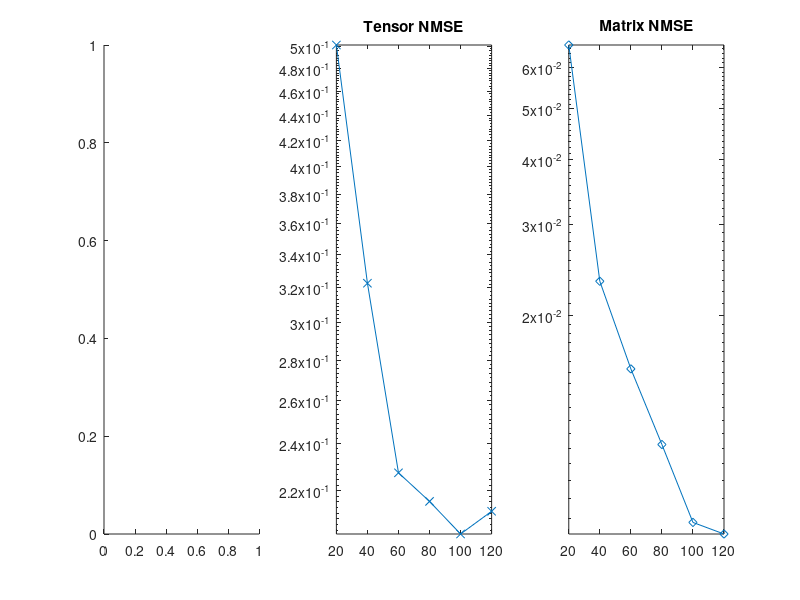

Here is the MATLAB script that generated this plot: (Note: this script raises an error after producing the figure.)
%% Set data for comparison experiments: 10 10 10 5 3 3

r_vals = [20 40 60 80 100 120];

Jerror = [0.5010 0.3227 0.2274 0.2157 0.2031 0.2118];

Ferror = [0.0664 0.0233 0.0158 0.0113 0.0080 0.0076];

Acc_drops_CMTF_PT2 = [13.41 2.81 1.24 0.97 1.06 0.97];

Acc_drops_CTD_BIAS = 91.52 - [52.77 85.03 86.71 88.34 87.32 89.17];

acc_drop_no = [12 6.2 5.9 5.6 3.8 3.4];

acc_drop_ft = [10 2.3 2.28 2.25 1.5 1.45];

Comp_ratio = [4 8 12 16 20 24];

%% Plot figures

%% Subplot of accuracy drop, tensor NMSE and matrix NMSE

subplot(1,3,2);

semilogy(r_vals, Jerror, '-x')

title("Tensor NMSE")

yticks([ 0.2 0.22 0.24 0.26 0.28 0.3 0.32 0.34 0.36 0.38 0.4 0.42 0.44 0.46 0.48 0.5 0.52])
ylim([0.2031 0.5010])

subplot(1,3,3);
semilogy(r_vals, Ferror, '-d')

title("Matrix NMSE")

yticks([0.02 0.03 0.04 0.05 0.06])
ylim([0.0076 0.0664])

subplot(1,3,1);
semilogy(r_vals, Acc_drops, '-o')

title("Accuracy drop")

yticks([0.97 1.45 5 10 100])
ylim([0.8 13.41])
hold on
semilogy(r_vals, acc_drop_no, '-o')
semilogy(r_vals, acc_drop_ft, '--o')

legend("2 layers, no FT", "1 layer, no FT", "1 layer, FT")

hold off

%% Only accuracy drop: First plot

figure

semilogy(r_vals, Acc_drops_CMTF_PT2, '-o')

ylabel("Accuracy drop (%)", 'FontSize', 16)
xlabel("Flexibele neuronen per laag (FN)", 'FontSize', 16)

ax = gca;
ax.FontSize = 16;

yticks([0.97 1.45 5 10 100])
ylim([0.8 13.41])
hold on
semilogy(r_vals, Acc_drops_CTD_BIAS, '-o')

semilogy(r_vals, acc_drop_no, '-o')
semilogy(r_vals, acc_drop_ft, '--o')

legend("CMTF-PT2", "CTD-BIAS", "1 laag, geen FT", "1 laag, FT")

hold off
%% Set data for second comparision plot: 3 3 3 3 3 3

r_vals = [20 40 60 80 100 120];

Jerror = [0.5010 0.3227 0.2274 0.2157 0.2031 0.2118];

Ferror = [0.0664 0.0233 0.0158 0.0113 0.0080 0.0076];

Acc_drops_CMTF_PT2 = 91.52 - [75.22 88.34 90.05 90.23 90.27 89.67];

Acc_drops_CTD_BIAS = 91.52 - [50.60 84.80 85.92 87.92 88.78 89.05];

acc_drop_no = [12 6.2 5.9 5.6 3.8 3.4];

acc_drop_ft = [10 2.3 2.28 2.25 1.5 1.45];

%% Plot second comparison plot

figure

semilogy(r_vals, Acc_drops_CMTF_PT2, '-o')

ylabel("Accuracy drop (%)", 'FontSize', 16)
xlabel("Flexibele neuronen per laag (FN)", 'FontSize', 16)

ax = gca;
ax.FontSize = 16;

yticks([1.25 1.45 5 10 100])
ylim([0.8 13.41])
hold on
semilogy(r_vals, Acc_drops_CTD_BIAS, '-o')

semilogy(r_vals, acc_drop_no, '-o')
semilogy(r_vals, acc_drop_ft, '--o')

legend("CMTF-PT2", "CTD-BIAS", "1 laag, geen FT", "1 laag, FT")

hold off

%% Only accuracy drop

figure

semilogy(r_vals, Acc_drops_CMTF_PT2, '-o')

ylabel("Accuracy drop (%)", 'FontSize', 16)
xlabel("Flexibele neuronen per laag (FN)", 'FontSize', 16)

ax = gca;
ax.FontSize = 16;

yticks([0.97 1.45 5 10 100])
ylim([0.8 13.41])
hold on
semilogy(r_vals, Acc_drops_CTD_BIAS, '-o')

semilogy(r_vals, acc_drop_no, '-o')
semilogy(r_vals, acc_drop_ft, '--o')

legend("CMTF-PT2", "CTD-BIAS", "1 laag, geen FT", "1 laag, FT")

hold off

%% Compression ratio for 2 layers vs 1 layer

figure

semilogy(r_vals, 100 - Comp_ratio, '--*')
ax = gca;
ax.FontSize = 16;
ylabel("Comprimerings ratio (%)")
xlabel("Flexibele neuronen per laag", 'FontSize', 16)


%% Plots for checking effects of changing number of nodes per layer

x_values = [40 60 80 100];

% CTD-BIAS

% Data for r1 = 40

AccD_CTD_BIAS_40_1 = 91.52 - [84.74 87.30 86.07 86.11];
AccD_CTD_BIAS_40_2 = 91.52 - [84.88 85.48 86.03 86.98];
AccD_CTD_BIAS_40_3 = 91.52 - [85.13 86.03 85.90 87.09];

Jerror_CTD_BIAS_40_1 = [0.2556 0.2208 0.2022 0.1969];
Jerror_CTD_BIAS_40_2 = [0.2573 0.2202 0.2009 0.1928];
Jerror_CTD_BIAS_40_3 = [0.2546 0.2161 0.2004 0.1956];

Ferror_CTD_BIAS_40_1 = [0.0394 0.0284 0.0233 0.0209];
Ferror_CTD_BIAS_40_2 = [0.0398 0.0293 0.0214 0.0190];
Ferror_CTD_BIAS_40_3 = [0.0388 0.0263 0.0228 0.0200];

AccD_CTD_BIAS_40_avg = mean([AccD_CTD_BIAS_40_1; ...
    AccD_CTD_BIAS_40_2; ...
    AccD_CTD_BIAS_40_3]);

Jerror_CTD_BIAS_40_avg = mean([Jerror_CTD_BIAS_40_1; ...
    Jerror_CTD_BIAS_40_2; ...
    Jerror_CTD_BIAS_40_3]);

Ferror_CTD_BIAS_40_avg = mean([Ferror_CTD_BIAS_40_1; ...
    Ferror_CTD_BIAS_40_2; ...
    Ferror_CTD_BIAS_40_3]);

% Data for r1 = 60

AccD_CTD_BIAS_60_1 = 91.52 - [85.74 88.01 87.34 89.11];
AccD_CTD_BIAS_60_2 = 91.52 - [85.40 85.98 87.17 88.11];
AccD_CTD_BIAS_60_3 = 91.52 - [86.48 86.17 86.57 87.50];

Jerror_CTD_BIAS_60_1 = [0.2476 0.2149 0.2018 0.1885];
Jerror_CTD_BIAS_60_2 = [0.2527 0.2172 0.2028 0.1907];
Jerror_CTD_BIAS_60_3 = [0.2493 0.2197 0.1995 0.1899];

Ferror_CTD_BIAS_60_1 = [0.0331 0.0249 0.0223 0.0162];
Ferror_CTD_BIAS_60_2 = [0.0359 0.0260 0.0214 0.0188];
Ferror_CTD_BIAS_60_3 = [0.0344 0.0268 0.0211 0.0184];

AccD_CTD_BIAS_60_avg = mean([AccD_CTD_BIAS_60_1; ...
    AccD_CTD_BIAS_60_2; ...
    AccD_CTD_BIAS_60_3]);

Jerror_CTD_BIAS_60_avg = mean([Jerror_CTD_BIAS_60_1; ...
    Jerror_CTD_BIAS_60_2; ...
    Jerror_CTD_BIAS_60_3]);

Ferror_CTD_BIAS_60_avg = mean([Ferror_CTD_BIAS_60_1; ...
    Ferror_CTD_BIAS_60_2; ...
    Ferror_CTD_BIAS_60_3]);

% Data for r1 = 80

AccD_CTD_BIAS_80_1 = 91.52 - [87.40 87.71 88.65 88.51];
AccD_CTD_BIAS_80_2 = 91.52 - [87.23 88.63 88.19 88.76];
AccD_CTD_BIAS_80_3 = 91.52 - [85.51 87.32 89.28 89.42];

Jerror_CTD_BIAS_80_1 = [0.2393 0.2143 0.1996 0.1906];
Jerror_CTD_BIAS_80_2 = [0.2444 0.2129 0.2006 0.1915];
Jerror_CTD_BIAS_80_3 = [0.2412 0.2135 0.1982 0.1873];

Ferror_CTD_BIAS_80_1 = [0.0282 0.0240 0.0198 0.0183];
Ferror_CTD_BIAS_80_2 = [0.0304 0.0240 0.0202 0.0177];
Ferror_CTD_BIAS_80_3 = [0.0295 0.0235 0.0186 0.0158];

AccD_CTD_BIAS_80_avg = mean([AccD_CTD_BIAS_80_1; ...
    AccD_CTD_BIAS_80_2; ...
    AccD_CTD_BIAS_80_3]);

Jerror_CTD_BIAS_80_avg = mean([Jerror_CTD_BIAS_80_1; ...
    Jerror_CTD_BIAS_80_2; ...
    Jerror_CTD_BIAS_80_3]);

Ferror_CTD_BIAS_80_avg = mean([Ferror_CTD_BIAS_80_1; ...
    Ferror_CTD_BIAS_80_2; ...
    Ferror_CTD_BIAS_80_3]);


% CMTF-PT2

% Data for r1 = 40

AccD_CMTF_PT2_40_1 = 91.52 - [88.26 89.71 89.80 89.96];
AccD_CMTF_PT2_40_2 = 91.52 - [88.23 89.94 89.82 90.00];
AccD_CMTF_PT2_40_3 = 91.52 - [88.34 89.75 89.94 90.13];

Jerror_CMTF_PT2_40_1 = [0.2713 0.2298 0.2172 0.2059];
Jerror_CMTF_PT2_40_2 = [0.2692 0.2350 0.2104 0.2049];
Jerror_CMTF_PT2_40_3 = [0.2729 0.2316 0.2130 0.2080];

Ferror_CMTF_PT2_40_1 = [0.0283 0.0196 0.0167 0.0147];
Ferror_CMTF_PT2_40_2 = [0.0272 0.0203 0.0147 0.0140];
Ferror_CMTF_PT2_40_3 = [0.0287 0.0184 0.0157 0.0143];

AccD_CMTF_PT2_40_avg = mean([AccD_CMTF_PT2_40_1; ...
    AccD_CMTF_PT2_40_2; ...
    AccD_CMTF_PT2_40_3]);

Jerror_CMTF_PT2_40_avg = mean([Jerror_CMTF_PT2_40_1; ...
    Jerror_CMTF_PT2_40_2; ...
    Jerror_CMTF_PT2_40_3]);

Ferror_CMTF_PT2_40_avg = mean([Ferror_CMTF_PT2_40_1; ...
    Ferror_CMTF_PT2_40_2; ...
    Ferror_CMTF_PT2_40_3]);


% Data for r1 = 60

AccD_CMTF_PT2_60_1 = 91.52 - [89.38 90.17 90.40 90.25];
AccD_CMTF_PT2_60_2 = 91.52 - [88.69 90.03 90.36 90.42];
AccD_CMTF_PT2_60_3 = 91.52 - [89.19 90.03 90.57 90.28];

Jerror_CMTF_PT2_60_1 = [0.2635 0.2341 0.2149 0.2004];
Jerror_CMTF_PT2_60_2 = [0.2703 0.2283 0.2180 0.2031];
Jerror_CMTF_PT2_60_3 = [0.2669 0.2319 0.2130 0.2097];

Ferror_CMTF_PT2_60_1 = [0.0202 0.0149 0.0124 0.010];
Ferror_CMTF_PT2_60_2 = [0.0218 0.0147 0.0115 0.0103];
Ferror_CMTF_PT2_60_3 = [0.0212 0.0151 0.0115 0.0111];

AccD_CMTF_PT2_60_avg = mean([AccD_CMTF_PT2_60_1; ...
    AccD_CMTF_PT2_60_2; ...
    AccD_CMTF_PT2_60_3]);

Jerror_CMTF_PT2_60_avg = mean([Jerror_CMTF_PT2_60_1; ...
    Jerror_CMTF_PT2_60_2; ...
    Jerror_CMTF_PT2_60_3]);

Ferror_CMTF_PT2_60_avg = mean([Ferror_CMTF_PT2_60_1; ...
    Ferror_CMTF_PT2_60_2; ...
    Ferror_CMTF_PT2_60_3]);

% Data for r1 = 80

AccD_CMTF_PT2_80_1 = 91.52 - [89.71 90.55 90.34 90.61];
AccD_CMTF_PT2_80_2 = 91.52 - [89.78 90.30 90.44 90.41];
AccD_CMTF_PT2_80_3 = 91.52 - [89.61 90.42 90.36 90.65];

Jerror_CMTF_PT2_80_1 = [0.2600 0.2317 0.2121 0.2052];
Jerror_CMTF_PT2_80_2 = [0.2648 0.2268 0.2159 0.2055];
Jerror_CMTF_PT2_80_3 = [0.2618 0.2278 0.2104 0.2005];

Ferror_CMTF_PT2_80_1 = [0.0160 0.0124 0.0099 0.0085];
Ferror_CMTF_PT2_80_2 = [0.0171 0.0113 0.0101 0.0096];
Ferror_CMTF_PT2_80_3 = [0.0171 0.0115 0.0100 0.0091];

AccD_CMTF_PT2_80_avg = mean([AccD_CMTF_PT2_80_1; ...
    AccD_CMTF_PT2_80_2; ...
    AccD_CMTF_PT2_80_3]);

Jerror_CMTF_PT2_80_avg = mean([Jerror_CMTF_PT2_80_1; ...
    Jerror_CMTF_PT2_80_2; ...
    Jerror_CMTF_PT2_80_3]);

Ferror_CMTF_PT2_80_avg = mean([Ferror_CMTF_PT2_80_1; ...
    Ferror_CMTF_PT2_80_2; ...
    Ferror_CMTF_PT2_80_3]);

%% Plots for CTD-BIAS

%% r1 = 40

subplot(1,3,2);

semilogy(x_values, Jerror_CTD_BIAS_40_1, '-x')
title("Tensor NMSE")

hold on

semilogy(x_values, Jerror_CTD_BIAS_40_2, '-x')
semilogy(x_values, Jerror_CTD_BIAS_40_3, '-x')

yticks([ 0.2 0.22 0.24 0.26 0.28 0.3 0.32 0.34 0.36 0.38 0.4 0.42 0.44 0.46 0.48 0.5 0.52])
ylim([0.2031 0.5010])

hold off


subplot(1,3,3);

semilogy(x_values, Ferror_CTD_BIAS_40_1, '-d')
title("Matrix NMSE")

hold on

semilogy(x_values, Ferror_CTD_BIAS_40_2, '-d')
semilogy(x_values, Ferror_CTD_BIAS_40_3, '-d')

yticks([0.02 0.03 0.04 0.05 0.06])
ylim([0.0076 0.0664])

hold off

subplot(1,3,1);

semilogy(x_values, AccD_CTD_BIAS_40_1, '-o')
title("Accuracy drop")

hold on

semilogy(x_values, AccD_CTD_BIAS_40_2, '-o')
semilogy(x_values, AccD_CTD_BIAS_40_3, '-o')

yticks([0.97 1.45 5 10 100])
ylim([0.8 13.41])

%legend("2 layers, no FT", "1 layer, no FT", "1 layer, FT")

hold off

%% r1 = 60

subplot(1,3,2);

semilogy(x_values, Jerror_CTD_BIAS_60_1, '-x')
title("Tensor NMSE")

hold on

semilogy(x_values, Jerror_CTD_BIAS_60_2, '-x')
semilogy(x_values, Jerror_CTD_BIAS_60_3, '-x')

yticks([ 0.2 0.22 0.24 0.26 0.28 0.3 0.32 0.34 0.36 0.38 0.4 0.42 0.44 0.46 0.48 0.5 0.52])
ylim([0.2031 0.5010])

hold off


subplot(1,3,3);

semilogy(x_values, Ferror_CTD_BIAS_60_1, '-d')
title("Matrix NMSE")

hold on

semilogy(x_values, Ferror_CTD_BIAS_60_2, '-d')
semilogy(x_values, Ferror_CTD_BIAS_60_3, '-d')

yticks([0.02 0.03 0.04 0.05 0.06])
ylim([0.0076 0.0664])

hold off

subplot(1,3,1);

semilogy(x_values, AccD_CTD_BIAS_60_1, '-o')
title("Accuracy drop")

hold on

semilogy(x_values, AccD_CTD_BIAS_60_2, '-o')
semilogy(x_values, AccD_CTD_BIAS_60_3, '-o')

yticks([0.97 1.45 5 10 100])
ylim([0.8 13.41])

%legend("2 layers, no FT", "1 layer, no FT", "1 layer, FT")

hold off


%% r1 = 80

subplot(1,3,2);

semilogy(x_values, Jerror_CTD_BIAS_80_1, '-x')
title("Tensor NMSE")

yticks([ 0.2 0.22 0.24 0.26 0.28 0.3 0.32 0.34 0.36 0.38 0.4 0.42 0.44 0.46 0.48 0.5 0.52])
ylim([0.2031 0.5010])

hold on

semilogy(x_values, Jerror_CTD_BIAS_80_2, '-x')
semilogy(x_values, Jerror_CTD_BIAS_80_3, '-x')



hold off


subplot(1,3,3);

semilogy(x_values, Ferror_CTD_BIAS_80_1, '-d')
title("Matrix NMSE")

yticks([0.02 0.03 0.04 0.05 0.06])
ylim([0.0076 0.0664])

hold on

semilogy(x_values, Ferror_CTD_BIAS_80_2, '-d')
semilogy(x_values, Ferror_CTD_BIAS_80_3, '-d')



hold off

subplot(1,3,1);

semilogy(x_values, AccD_CTD_BIAS_80_1, '-o')
title("Accuracy drop")

yticks([0.97 1.45 5 10 100])
ylim([0.8 13.41])

hold on

semilogy(x_values, AccD_CTD_BIAS_80_2, '-o')
semilogy(x_values, AccD_CTD_BIAS_80_3, '-o')

%legend("2 layers, no FT", "1 layer, no FT", "1 layer, FT")

hold off

%% Plots averages CTD-BIAS

subplot(1,3,2);

semilogy(x_values, Jerror_CTD_BIAS_40_avg, '-x')
title("Tensor NMSE")

yticks([ 0.2 0.22 0.24 0.26 0.28 0.3 0.32 0.34 0.36 0.38 0.4 0.42 0.44 0.46 0.48 0.5 0.52])
ylim([0.2031 0.5010])

hold on

semilogy(x_values, Jerror_CTD_BIAS_60_avg, '-x')
semilogy(x_values, Jerror_CTD_BIAS_80_avg, '-x')



hold off


subplot(1,3,3);

semilogy(x_values, Ferror_CTD_BIAS_40_avg, '-d')
title("Matrix NMSE")

yticks([0.02 0.03 0.04 0.05 0.06])
ylim([0.0076 0.0664])

hold on

semilogy(x_values, Ferror_CTD_BIAS_60_avg, '-d')
semilogy(x_values, Ferror_CTD_BIAS_80_avg, '-d')



hold off

subplot(1,3,1);

semilogy(x_values, AccD_CTD_BIAS_40_avg, '-o')
title("Accuracy drop")

yticks([0.97 1.45 5 10 100])
ylim([0.8 13.41])

hold on

semilogy(x_values, AccD_CTD_BIAS_60_avg, '-o')
semilogy(x_values, AccD_CTD_BIAS_80_avg, '-o')

legend("r_1 = 40", "r_1 = 60", "r_1 = 80")

hold off

%% Plots for CMTF-PT2

%% r1 = 40

subplot(1,3,2);

semilogy(x_values, Jerror_CMTF_PT2_40_1, '-x')
title("Tensor NMSE")

hold on

semilogy(x_values, Jerror_CMTF_PT2_40_2, '-x')
semilogy(x_values, Jerror_CMTF_PT2_40_3, '-x')

yticks([ 0.2 0.22 0.24 0.26 0.28 0.3 0.32 0.34 0.36 0.38 0.4 0.42 0.44 0.46 0.48 0.5 0.52])
ylim([0.2031 0.5010])

hold off


subplot(1,3,3);

semilogy(x_values, Ferror_CMTF_PT2_40_1, '-d')
title("Matrix NMSE")

hold on

semilogy(x_values, Ferror_CMTF_PT2_40_2, '-d')
semilogy(x_values, Ferror_CMTF_PT2_40_3, '-d')

yticks([0.02 0.03 0.04 0.05 0.06])
ylim([0.0076 0.0664])

hold off

subplot(1,3,1);

semilogy(x_values, AccD_CMTF_PT2_40_1, '-o')
title("Accuracy drop")

hold on

semilogy(x_values, AccD_CMTF_PT2_40_2, '-o')
semilogy(x_values, AccD_CMTF_PT2_40_3, '-o')

yticks([0.97 1.45 5 10 100])
ylim([0.8 13.41])


hold off

%% r1 = 60

subplot(1,3,2);

semilogy(x_values, Jerror_CMTF_PT2_60_1, '-x')
title("Tensor NMSE")

hold on

semilogy(x_values, Jerror_CMTF_PT2_60_2, '-x')
semilogy(x_values, Jerror_CMTF_PT2_60_3, '-x')

yticks([ 0.2 0.22 0.24 0.26 0.28 0.3 0.32 0.34 0.36 0.38 0.4 0.42 0.44 0.46 0.48 0.5 0.52])
ylim([0.2031 0.5010])

hold off


subplot(1,3,3);

semilogy(x_values, Ferror_CMTF_PT2_60_1, '-d')
title("Matrix NMSE")

hold on

semilogy(x_values, Ferror_CMTF_PT2_60_2, '-d')
semilogy(x_values, Ferror_CMTF_PT2_60_3, '-d')

yticks([0.02 0.03 0.04 0.05 0.06])
ylim([0.0076 0.0664])

hold off

subplot(1,3,1);

semilogy(x_values, AccD_CMTF_PT2_60_1, '-o')
title("Accuracy drop")

hold on

semilogy(x_values, AccD_CMTF_PT2_60_2, '-o')
semilogy(x_values, AccD_CMTF_PT2_60_3, '-o')

yticks([0.97 1.45 5 10 100])
ylim([0.8 13.41])

%legend("2 layers, no FT", "1 layer, no FT", "1 layer, FT")

hold off


%% r1 = 80

subplot(1,3,2);

semilogy(x_values, Jerror_CMTF_PT2_80_1, '-x')
title("Tensor NMSE")

yticks([ 0.2 0.22 0.24 0.26 0.28 0.3 0.32 0.34 0.36 0.38 0.4 0.42 0.44 0.46 0.48 0.5 0.52])
ylim([0.2031 0.5010])

hold on

semilogy(x_values, Jerror_CMTF_PT2_80_2, '-x')
semilogy(x_values, Jerror_CMTF_PT2_80_3, '-x')



hold off


subplot(1,3,3);

semilogy(x_values, Ferror_CMTF_PT2_80_1, '-d')
title("Matrix NMSE")

yticks([0.02 0.03 0.04 0.05 0.06])
ylim([0.0076 0.0664])

hold on

semilogy(x_values, Ferror_CMTF_PT2_80_2, '-d')
semilogy(x_values, Ferror_CMTF_PT2_80_3, '-d')



hold off

subplot(1,3,1);

semilogy(x_values, AccD_CMTF_PT2_80_1, '-o')
title("Accuracy drop")

yticks([0.97 1.45 5 10 100])
ylim([0.8 13.41])

hold on

semilogy(x_values, AccD_CMTF_PT2_80_2, '-o')
semilogy(x_values, AccD_CMTF_PT2_80_3, '-o')

%legend("2 layers, no FT", "1 layer, no FT", "1 layer, FT")

hold off

%% Plot averages CMTF-PT2

subplot(1,3,2);

semilogy(x_values, Jerror_CMTF_PT2_40_avg, '-x')
title("Tensor NMSE")

yticks([ 0.2 0.22 0.24 0.26 0.28 0.3 0.32 0.34 0.36 0.38 0.4 0.42 0.44 0.46 0.48 0.5 0.52])
ylim([0.2031 0.5010])

hold on

semilogy(x_values, Jerror_CMTF_PT2_60_avg, '-x')
semilogy(x_values, Jerror_CMTF_PT2_80_avg, '-x')



hold off


subplot(1,3,3);

semilogy(x_values, Ferror_CMTF_PT2_40_avg, '-d')
title("Matrix NMSE")

yticks([0.02 0.03 0.04 0.05 0.06])
ylim([0.0076 0.0664])

hold on

semilogy(x_values, Ferror_CMTF_PT2_60_avg, '-d')
semilogy(x_values, Ferror_CMTF_PT2_80_avg, '-d')



hold off

subplot(1,3,1);

semilogy(x_values, AccD_CMTF_PT2_40_avg, '-o')
title("Accuracy drop")

yticks([0.97 1.45 5 10 100])
ylim([0.8 13.41])

hold on

semilogy(x_values, AccD_CMTF_PT2_60_avg, '-o')
semilogy(x_values, AccD_CMTF_PT2_80_avg, '-o')

legend("r_1 = 40", "r_1 = 60", "r_1 = 80")

hold off


%% Set data for comparsion od dg and dh

x_values = [2 3 4 5 6];

AccD_dg_dh_1 = 91.52 - [90.25 90.69  90.34 90.50 90.42];
AccD_dg_dh_2 = 91.52 - [90.30 90.52  90.44 90.61 90.53];
AccD_dg_dh_3 = 91.52 - [90.50 90.52  90.36 90.59 90.61];

Jerror_dg_dh_1 = [0.2202 0.2207 0.2121 0.2126 0.2116];
Jerror_dg_dh_2 = [0.2274 0.2168 0.2159 0.2157 0.2081];
Jerror_dg_dh_3 = [0.2268 0.2252 0.2104 0.2148 0.2118];

Ferror_dg_dh_1 = [0.0107 0.0109 0.0099 0.0098 0.0104];
Ferror_dg_dh_2 = [0.0115 0.0107 0.0101 0.0104 0.0098];
Ferror_dg_dh_3 = [0.0114 0.0112 0.0100 0.0110 0.0104];

AccD_dg_dh_avg = mean([AccD_dg_dh_1; ...
    AccD_dg_dh_2; ...
    AccD_dg_dh_3], 1);

Jerror_dg_dh_avg = mean([Jerror_dg_dh_1; ...
    Jerror_dg_dh_2; ...
    Jerror_dg_dh_3], 1);

Ferror_dg_dh_avg = mean([Ferror_dg_dh_1; ...
    Ferror_dg_dh_2; ...
    Ferror_dg_dh_3], 1);

%% Plots for comparsion of dg and dh

subplot(1,3,2);

semilogy(x_values, Jerror_dg_dh_1, '-x')
title("Tensor NMSE")

yticks([ 0.2 0.22 0.24 0.26 0.28 0.3 0.32 0.34 0.36 0.38 0.4 0.42 0.44 0.46 0.48 0.5 0.52])
ylim([0.2031 0.5010])

hold on

semilogy(x_values, Jerror_dg_dh_2, '-x')
semilogy(x_values, Jerror_dg_dh_3, '-x')



hold off


subplot(1,3,3);

semilogy(x_values, Ferror_dg_dh_1, '-d')
title("Matrix NMSE")

yticks([0.02 0.03 0.04 0.05 0.06])
ylim([0.0076 0.0664])

hold on

semilogy(x_values, Ferror_dg_dh_2, '-d')
semilogy(x_values, Ferror_dg_dh_3, '-d')



hold off

subplot(1,3,1);

semilogy(x_values, AccD_dg_dh_1, '-o')
title("Accuracy drop")

yticks([0.97 1.45 5 10 100])
ylim([0.8 13.41])

hold on

semilogy(x_values, AccD_dg_dh_2, '-o')
semilogy(x_values, AccD_dg_dh_3, '-o')

%legend("2 layers, no FT", "1 layer, no FT", "1 layer, FT")

hold off

%% Plots of averages

subplot(1,3,2);

semilogy(x_values, Jerror_dg_dh_avg, '-x')
title("Tensor NMSE")

yticks([ 0.2 0.22 0.24 0.26 0.28 0.3 0.32 0.34 0.36 0.38 0.4 0.42 0.44 0.46 0.48 0.5 0.52])
ylim([0.2031 0.5010])


subplot(1,3,3);

semilogy(x_values, Ferror_dg_dh_avg, '-d')
title("Matrix NMSE")

yticks([0.02 0.03 0.04 0.05 0.06])
ylim([0.0076 0.0664])

subplot(1,3,1);

semilogy(x_values, AccD_dg_dh_avg, '-o')
title("Accuracy drop")

yticks([0.97 1.45 5 10 100])
ylim([0.8 13.41])

%legend("2 layers, no FT", "1 layer, no FT", "1 layer, FT")
